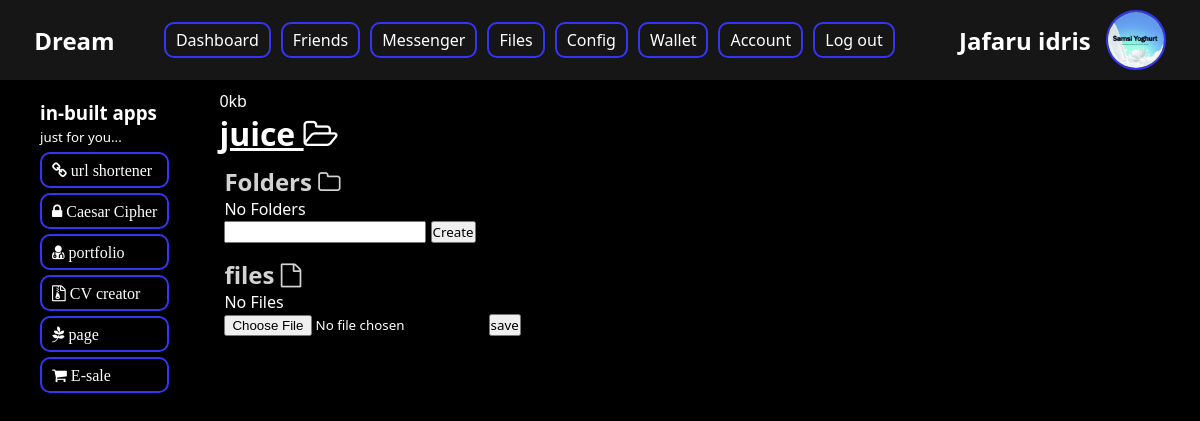
The app's page /files/main.folder/ (signed in) with its own data.
### accounts/models.py (models this page shows, shortened)
class User(AbstractUser):
    id = models.UUIDField(primary_key=True, default=uuid.uuid4, editable=False)
    email = models.EmailField(unique=True, blank=True, max_length=500)
    date_of_birth = models.CharField(max_length=10, blank=True)
    followers = models.ManyToManyField(
        'accounts.User', related_name='my_followings', blank=True)
    followings = models.ManyToManyField(
        'accounts.User', related_name='my_followers', blank=True)
    activities = models.ManyToManyField("activities.Activity", blank=True)
    avatar = models.ImageField(upload_to = _upload_user_path, blank =True)
    cover = models.ImageField(upload_to = _upload_user_path, blank =True)
    contacts = models.ManyToManyField('Contact', blank=True)
    class Meta:
        verbose_name = 'Normal Account'
        verbose_name_plural = 'Normal Account\'s'

### Files/models.py (models this page shows, shortened)
class MainFolder(ModelHelper):
    name = models.CharField(max_length=100)
    subfolders = models.ManyToManyField('Folder', blank=True)
    user = models.OneToOneField('accounts.User', on_delete=models.CASCADE, related_name='main_folder')
    items = models.ManyToManyField(File, blank=True)
    private = models.BooleanField(default=True)
    def size(self):
        s = 0
        s += SubFoldersSizes(self.subfolders.all())
        for f in self.items.all():
            s += f.file.size
        s =  s / 1024
        if s > 1000:
            return f'{round(s / 1024)}mb'
        return f'{round(s)}kb'

### Files/views.py (the view)
# urls.py: path("main.folder/", mainFolder, name="index"),
def mainFolder(request):
    return render(request, 'files/main.folder.html')

### Files/models.py (called while the page is built)
def SubFoldersSizes(folders, s = 0):
    ss = s
    for f in folders:
        ss += 100
        for fi in f.items.all():
            ss +=  fi.file.size
        if len(f.subfolders.all()) > 0:
            ss += SubFoldersSizes(f.subfolders.all())
    return ss

### project/context_processors.py (called while the page is built)
def contexts(request):
    context = {}
    user = request.user
    if user.is_authenticated:
        if Token.objects.filter(user=request.user).exists():
            token = Token.objects.get(user=request.user)
        else:
            token = Token.objects.create(user=request.user)
        context['token'] = token
    return context

### Files/templates/files/main.folder.html (shortened to what this page needs)
{% extends 'base.html' %}
{% load static %}
{% load tags %}
{% block style %}
    <link rel="stylesheet" href="{% static 'css/files/style.css' %}">
{% endblock style %}
{% block main %}
    <div class="folder">
     {% if user.main_folder %}
     {{user.main_folder.size}}
    <h1>{{user.main_folder.name}} <i class="fa fa-folder-open-o"></i></h1>
        <div class="subfolders_div">
            <h2>Folders <i class="fa fa-folder-o"></i></h2>
            {% if user.main_folder.subfolders.count < 1 %}
        No Folders
    {% endif %}
            <form action="{% url 'files:create_folder' user.main_folder.id %}" method="post">
                <input type="text" name="name" >
                <button>Create</button>
            </form>
        </div>
        <div class="files_divs">
            <h2>files <i class="fa fa-file-o"></i></h2>
            {% if user.main_folder.items.count < 1 %}
        No Files
    {% endif %}
            <form enctype="multipart/form-data" action="{% url 'files:add_file' user.main_folder.id %}" method="post">
                <input type="file" name="file">
                <button>save</button>
            </form>
        </div>
    {% else %}
    <form action="{% url 'files:create_main' %}" method="post">
        {% csrf_token %}
        <input type="text" name="name" >
        <button>Create</button>
    </form>
    {% endif %}
    </div>
{% endblock main %}

### templates/base.html (shortened to what this page needs)
{% load static %}
<!DOCTYPE html>
<html lang="en">
	<head>
		<link rel="stylesheet" href="{% static 'css/font-awesome.min.css' %}" />
		<link rel="stylesheet" href="{% static 'css/base/styles.css' %}" />
		{% block style %} {% endblock style %}
	</head>
	<body>
		<nav>
			<div class="logo-wrapper">
				<h2 class="logo">Dream</h2>
			</div>
			<div class="links-wrapper">
				<ul>
					<li><a href="/">Dashboard</a></li>
					<li><a href="{% url 'friends:index' %}">Friends</a></li>
					<li><a href="{% url 'messenger:index' %}">Messenger</a></li>
					<li><a href="{% url 'files:index' %}">Files</a></li>
					<li><a href="{% url 'settings:index' %}">Config</a></li>
					<li><a href="/">Wallet</a></li>
					<li><a href="{% url 'account:index' %}">Account</a></li>
					<li><a href="{% url 'account:logout' %}">Log out</a></li>
				</ul>
			</div>
			<div class="avatar-wrapper">
				<h2>{{ user.get_full_name }}</h2>
				<img src="{{user.avatar.url}}" alt="{{user.username}} pic" class="nav-avatar">
			</div>
		</nav>
		<div class="body">
			<div class="left">
				{% block left-nav %}
					<div class="apps">
						<div>
							<h3>in-built apps</h3>
							<small>just for you...</small>
						</div>
						<ul>
							<a href="">
								<li>
									<i class="fa fa-link"> url shortener</i>
								</li>
							</a>
							<a href="{% url 'cipher:index' %}">
								<li>
									<i class="fa fa-lock"> Caesar Cipher</i>
								</li>
							</a>
							<a href="">
								<li>
									<i class="fa fa-user-md"> portfolio</i>
								</li>
							</a>
							<a href="">
								<li>
								<i class="fa fa-file-archive-o"> CV creator</i>
							</li>
							</a>
							<a href="{% url 'pages:index' %}">
							<li>
								<i class="fa fa-pagelines"> page</i>
							</li>
							</a>
							<a href="">
							<li>
								<i class="fa fa-shopping-cart"> E-sale</i>
							</li>
							</a>
						</ul>
					</div>
				{% endblock left-nav %}
			</div>
			<div class="main">
				{% block main %}{% endblock main %}
			</div>
		</div>
	</body>
</html>

### static/css/base/styles.css (style rules this page uses)
* { padding: 0; margin: 0%; box-sizing: border-box; font-family: 'Segoe UI', Tahoma, Geneva, Verdana, sans-serif; }
:root { --nav-bg: rgb(22, 22, 22); --nav-color: white; --primary-color: rgb(53, 53, 245); --primary-color-img: linear-gradient(164deg, #0720f5, #ffffff94); --body-color: white; }
nav, nav ul, nav div { display: flex; justify-content: space-evenly; align-items: center; }
nav { background-color: var(--nav-bg); color: var(--nav-color); }
nav ul { list-style: none; }
nav li { margin: 5px; }
nav a { text-decoration: none; color: var(--nav-color); border: 2px solid var(--primary-color); border-radius: 10px; padding: 5px 10px; transition: background-image 2s ease-out; }
nav div { padding: 10px; }
.avatar-wrapper { height: inherit; display: flex; }
.avatar-wrapper h2 { margin: auto 15px; }
.nav-avatar { height: 60px; width: 60px; border: 2px solid var(--primary-color); border-radius: 100%; object-fit: cover; }
body { height: 100vh; background-color: black; }
.body { display: flex; width: 100%; height: 100%; color: var(--body-color); }
.left, .left .apps { padding: 10px 20px; }
.left .apps > ul { list-style: none; }
.left .apps li { border: 2px solid var(--primary-color); border-radius: 10px; padding: 5px 10px; margin: 5px 0; }
.left .apps a { color: var(--body-color); width: 100%; }
.main { flex: 1; height: 100%; }

### static/css/files/style.css (style rules this page uses)
.folder { padding: 10px; }
.folder > h1 { text-decoration: underline; margin-bottom: 2px; }
.folder >div { border: 1px solid var(--txt-color); padding: 5px; border-radius: 5px; margin: 5px 0; display: flex; flex-direction: column; }
.folder > div > h2 { color: lightgray; }

### records on screen
User: get_full_name "Jafaru idris", avatar (picture), main_folder.size "0kb", main_folder.name "juice"
